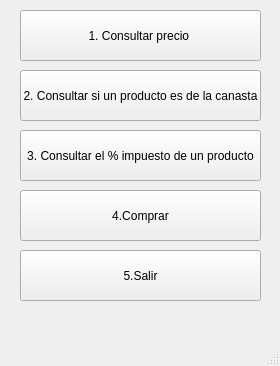
<?xml version="1.0" encoding="UTF-8"?>
<ui version="4.0">
 <class>w_Menu</class>
 <widget class="QMainWindow" name="w_Menu">
  <property name="geometry">
   <rect>
    <x>0</x>
    <y>0</y>
    <width>280</width>
    <height>366</height>
   </rect>
  </property>
  <property name="windowTitle">
   <string>MainWindow</string>
  </property>
  <widget class="QWidget" name="centralwidget">
   <widget class="QPushButton" name="pushButton">
    <property name="geometry">
     <rect>
      <x>20</x>
      <y>10</y>
      <width>241</width>
      <height>51</height>
     </rect>
    </property>
    <property name="text">
     <string>1. Consultar precio </string>
    </property>
   </widget>
   <widget class="QPushButton" name="pushButton_2">
    <property name="geometry">
     <rect>
      <x>20</x>
      <y>70</y>
      <width>241</width>
      <height>51</height>
     </rect>
    </property>
    <property name="text">
     <string>2. Consultar si un producto es de la canasta</string>
    </property>
   </widget>
   <widget class="QPushButton" name="pushButton_3">
    <property name="geometry">
     <rect>
      <x>20</x>
      <y>130</y>
      <width>241</width>
      <height>51</height>
     </rect>
    </property>
    <property name="text">
     <string>3. Consultar el % impuesto de un producto</string>
    </property>
   </widget>
   <widget class="QPushButton" name="pushButton_4">
    <property name="geometry">
     <rect>
      <x>20</x>
      <y>190</y>
      <width>241</width>
      <height>51</height>
     </rect>
    </property>
    <property name="text">
     <string>4.Comprar</string>
    </property>
   </widget>
   <widget class="QPushButton" name="pushButton_5">
    <property name="geometry">
     <rect>
      <x>20</x>
      <y>250</y>
      <width>241</width>
      <height>51</height>
     </rect>
    </property>
    <property name="text">
     <string>5.Salir</string>
    </property>
   </widget>
  </widget>
  <widget class="QMenuBar" name="menubar">
   <property name="geometry">
    <rect>
     <x>0</x>
     <y>0</y>
     <width>280</width>
     <height>21</height>
    </rect>
   </property>
  </widget>
  <widget class="QStatusBar" name="statusbar"/>
 </widget>
 <resources/>
 <connections/>
</ui>
